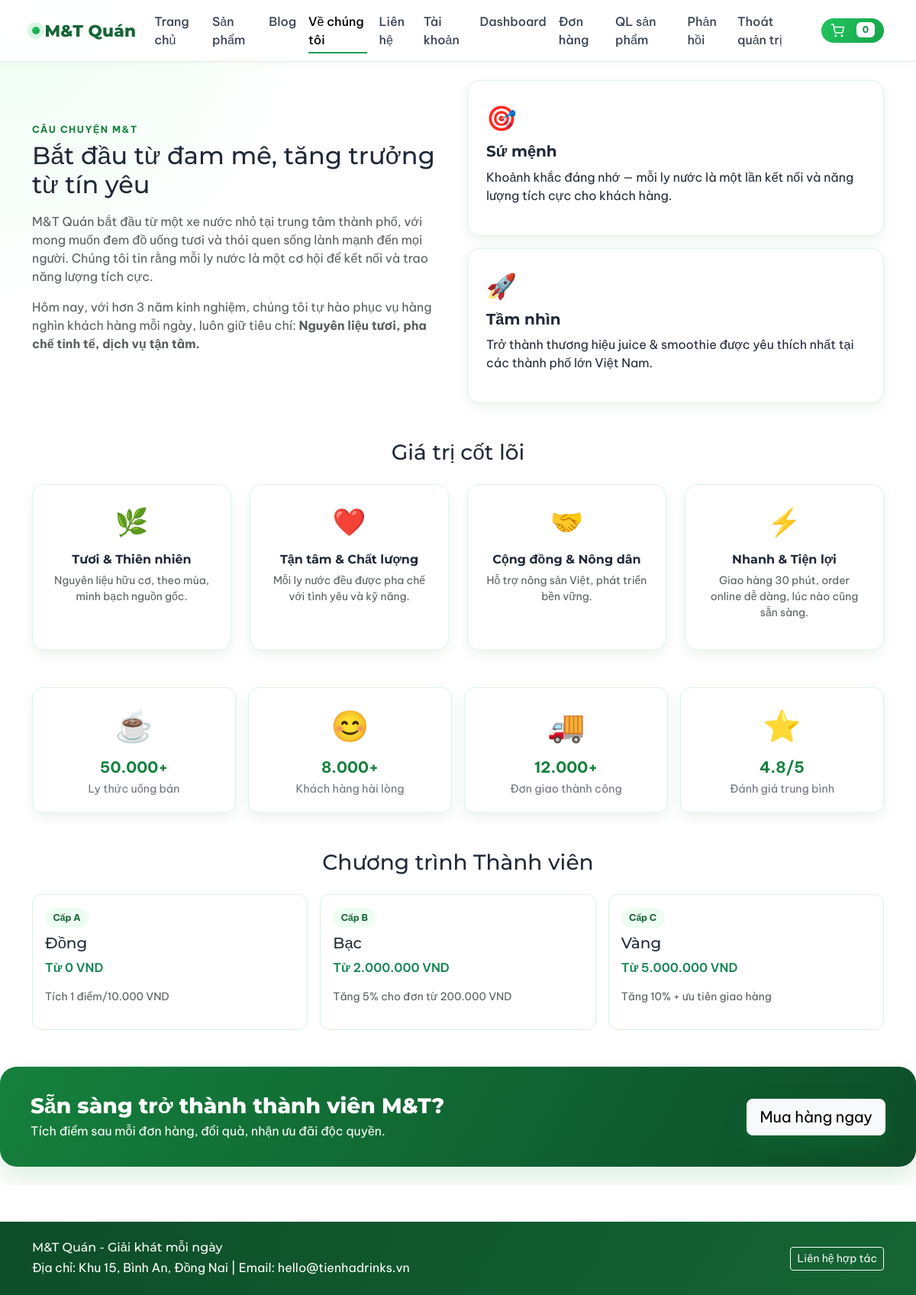
/index.php?page=about (signed in), run on the app's committed database.
### tables this page shows
CREATE TABLE `customer_tiers` (
  `id` int(10) UNSIGNED NOT NULL,
  `name` varchar(80) NOT NULL,
  `min_spending` decimal(12,2) NOT NULL DEFAULT '0.00',
  `discount_percent` decimal(5,2) NOT NULL DEFAULT '0.00',
  `benefits` varchar(255) NOT NULL,
  `created_at` datetime NOT NULL DEFAULT CURRENT_TIMESTAMP
);

### includes/functions.php (called while the page is built, shortened)
<?php
require_once __DIR__ . '/../config/db.php';
function e(?string $value): string
{
	return htmlspecialchars($value ?? '', ENT_QUOTES, 'UTF-8');
}
function app_url(string $path = ''): string
{
	$base = rtrim(dirname($_SERVER['SCRIPT_NAME'] ?? '/'), '/\\');
	$base = $base === '.' ? '' : $base;
	return $base . '/' . ltrim($path, '/');
}
function format_currency(float $amount): string
{
	return number_format($amount, 0, ',', '.') . ' VND';
}
function get_customer_tiers(): array
{
	$stmt = db()->query('SELECT * FROM customer_tiers ORDER BY min_spending ASC');
	return $stmt->fetchAll();
}

### config/db.php (called while the page is built, shortened)
<?php
function db(): PDO
{
	$dsn = 'mysql:host=' . DB_HOST . ';port=' . DB_PORT . ';dbname=' . DB_NAME . ';charset=utf8mb4';
	$options = [
		PDO::ATTR_ERRMODE => PDO::ERRMODE_EXCEPTION,
		PDO::ATTR_DEFAULT_FETCH_MODE => PDO::FETCH_ASSOC,
		PDO::ATTR_EMULATE_PREPARES => false,
	];
	$pdo = new PDO($dsn, DB_USER, DB_PASS, $options);
	return $pdo;
}

### pages/about.php (the view, shortened to what this page needs)
<?php
$tiers = get_customer_tiers();
$stats = [
    ['icon' => '☕', 'label' => 'Ly thức uống bán', 'value' => '50.000+'],
    ['icon' => '😊', 'label' => 'Khách hàng hài lòng', 'value' => '8.000+'],
    ['icon' => '🚚', 'label' => 'Đơn giao thành công', 'value' => '12.000+'],
    ['icon' => '⭐', 'label' => 'Đánh giá trung bình', 'value' => '4.8/5'],
];
?>
<section class="about-hero mb-5" data-reveal>
    <div class="container">
        <div class="row g-4 align-items-center">
            <div class="col-lg-6">
                <span class="section-eyebrow">Câu chuyện M&T</span>
                <h2 class="mb-3">Bắt đầu từ đam mê, tăng trưởng từ tín yêu</h2>
                <p class="text-muted mb-3">
                    M&T Quán bắt đầu từ một xe nước nhỏ tại trung tâm thành phố, với mong muốn đem đồ uống tươi và
                    thói quen sống lành mạnh đến mọi người. Chúng tôi tin rằng mỗi ly nước là một cơ hội để kết nối
                    và trao năng lượng tích cực.
                </p>
                <p class="text-muted">
                    Hôm nay, với hơn 3 năm kinh nghiệm, chúng tôi tự hào phục vụ hàng nghìn khách hàng mỗi ngày,
                    luôn giữ tiêu chí: <strong>Nguyên liệu tươi, pha chế tỉnh tế, dịch vụ tận tâm.</strong>
                </p>
            </div>
            <div class="col-lg-6">
                <div class="about-highlights">
                    <div class="about-box">
                        <span class="about-icon">🎯</span>
                        <h5>Sứ mệnh</h5>
                        <p>Khoảnh khắc đáng nhớ — mỗi ly nước là một lần kết nối và năng lượng tích cực cho khách hàng.</p>
                    </div>
                    <div class="about-box">
                        <span class="about-icon">🚀</span>
                        <h5>Tầm nhìn</h5>
                        <p>Trở thành thương hiệu juice & smoothie được yêu thích nhất tại các thành phố lớn Việt Nam.</p>
                    </div>
                </div>
            </div>
        </div>
    </div>
</section>
<section class="values-section my-5" data-reveal>
    <div class="container">
        <h3 class="text-center mb-4">Giá trị cốt lõi</h3>
        <div class="row g-4">
            <div class="col-md-3 col-6" data-reveal style="--delay: 0s">
                <div class="value-card">
                    <div class="value-icon">🌿</div>
                    <h6>Tươi & Thiên nhiên</h6>
                    <p class="small text-muted">Nguyên liệu hữu cơ, theo mùa, minh bạch nguồn gốc.</p>
                </div>
            </div>
            <div class="col-md-3 col-6" data-reveal style="--delay: 0.08s">
                <div class="value-card">
                    <div class="value-icon">❤️</div>
                    <h6>Tận tâm & Chất lượng</h6>
                    <p class="small text-muted">Mỗi ly nước đều được pha chế với tình yêu và kỹ năng.</p>
                </div>
            </div>
            <div class="col-md-3 col-6" data-reveal style="--delay: 0.16s">
                <div class="value-card">
                    <div class="value-icon">🤝</div>
                    <h6>Cộng đồng & Nông dân</h6>
                    <p class="small text-muted">Hỗ trợ nông sản Việt, phát triển bền vững.</p>
                </div>
            </div>
            <div class="col-md-3 col-6" data-reveal style="--delay: 0.24s">
                <div class="value-card">
                    <div class="value-icon">⚡</div>
                    <h6>Nhanh & Tiện lợi</h6>
                    <p class="small text-muted">Giao hàng 30 phút, order online dễ dàng, lúc nào cũng sẵn sàng.</p>
                </div>
            </div>
        </div>
    </div>
</section>
<section class="stats-section my-5" data-reveal>
    <div class="container">
        <div class="row g-3">
            <?php foreach ($stats as $index => $stat): ?>
                <div class="col-6 col-md-3" data-reveal style="--delay: <?= $index * 0.08 ?>s">
                    <div class="metric-card h-100 text-center">
                        <div class="stat-icon"><?= $stat['icon'] ?></div>
                        <strong><?= e($stat['value']) ?></strong>
                        <span><?= e($stat['label']) ?></span>
                    </div>
                </div>
            <?php endforeach; ?>
        </div>
    </div>
</section>
<section class="tiers-section my-5" data-reveal>
    <div class="container">
        <h3 class="text-center mb-4">Chương trình Thành viên</h3>
        <div class="row g-3">
            <?php foreach ($tiers as $index => $tier): ?>
                <div class="col-md-4" data-reveal style="--delay: <?= $index * 0.1 ?>s">
                    <div class="tier-card h-100">
                        <span class="tier-badge">Cấp <?= chr(65 + $index) ?></span>
                        <h5 class="mt-2"><?= e($tier['name']) ?></h5>
                        <p class="text-success fw-600">Từ <?= e(format_currency((float)$tier['min_spending'])) ?></p>
                        <p class="small text-muted"><?= e($tier['benefits']) ?></p>
                    </div>
                </div>
            <?php endforeach; ?>
        </div>
    </div>
</section>
<section class="mt-5" data-reveal>
    <div class="cta-banner">
        <div>
            <h3 class="mb-1">Sẵn sàng trở thành thành viên M&T?</h3>
            <p class="mb-0">Tích điểm sau mỗi đơn hàng, đổi quà, nhận ưu đãi độc quyền.</p>
        </div>
        <a href="<?= e(app_url('index.php?page=products')) ?>" class="btn btn-light btn-lg btn-glow">Mua hàng ngay</a>
    </div>
</section>

### assets/css/style.css (style rules this page uses)
:root { --brand-50: #edfdf2; --brand-100: #d2f9df; --brand-500: #1f9f52; --brand-600: #15803d; --brand-700: #166534; --accent: #f59e0b; --text-900: #1f2937; --text-700: #374151; --surface: #ffffff; --bg-soft: #f6fff8; --shadow-sm: 0 6px 16px rgba(21, 128, 61, 0.08); --shadow-md: 0 16px 34px rgba(21, 128, 61, 0.14); }
html, body { height: 100%; }
body { font-family: "Be Vietnam Pro", sans-serif; color: var(--text-900); background: radial-gradient(circle at top left, var(--brand-50), #ffffff 20%); }
h1, h2, h3, h4, h5, h6, .navbar-brand { font-family: "Montserrat", sans-serif; }
.btn-glow { box-shadow: 0 10px 24px rgba(21, 128, 61, 0.35); transition: transform 0.2s ease, box-shadow 0.2s ease; }
.section-eyebrow { display: inline-block; color: var(--brand-600); font-weight: 700; text-transform: uppercase; letter-spacing: 1.5px; font-size: 0.78rem; margin-bottom: 0.35rem; }
.cta-banner { background: linear-gradient(120deg, #15803d, #0d4d29); border-radius: 22px; padding: 2.2rem 2.5rem; color: #fff; display: flex; align-items: center; justify-content: space-between; gap: 1.5rem; flex-wrap: wrap; box-shadow: var(--shadow-md); }
.cta-banner h3 { font-weight: 800; }
[data-reveal] { opacity: 1; transform: none; }
html.js [data-reveal] { transition: opacity 0.7s ease, transform 0.7s ease; transition-delay: var(--delay, 0s); }
.about-box, .tier-card, .metric-card { border: 1px solid #d7f2df; border-radius: 12px; background: #fff; padding: 1rem; }
.metric-card span { color: #6b7280; font-size: 0.9rem; }
.metric-card strong { display: block; color: var(--brand-600); font-size: 1.25rem; }
.about-highlights { display: flex; flex-direction: column; gap: 1rem; }
.about-box { border: 1px solid #dcf4e4; border-radius: 16px; padding: 1.5rem; background: #fff; box-shadow: var(--shadow-sm); }
.about-box h5 { font-weight: 700; margin-bottom: 0.6rem; }
.about-icon { font-size: 2rem; display: block; margin-bottom: 0.5rem; }
.value-card { background: #fff; border: 1px solid #dcf4e4; border-radius: 16px; padding: 1.4rem; text-align: center; box-shadow: var(--shadow-sm); transition: transform 0.25s ease, box-shadow 0.25s ease; height: 100%; display: flex; flex-direction: column; align-items: center; }
.value-icon { font-size: 2.2rem; margin-bottom: 0.8rem; }
.value-card h6 { font-weight: 700; margin-bottom: 0.5rem; }
.stat-icon { font-size: 2.5rem; margin-bottom: 0.6rem; display: block; }
.metric-card { border: 1px solid #dcf4e4; border-radius: 14px; padding: 1.2rem; background: #fff; box-shadow: var(--shadow-sm); }
.tier-badge { display: inline-block; background: var(--brand-50); color: var(--brand-700); padding: 0.25rem 0.65rem; border-radius: 999px; font-size: 0.75rem; font-weight: 700; }
.fw-600 { font-weight: 600; }

### data on the page
customer_tiers: index "A", name "Đồng", min_spending "0 VND", benefits "Tích 1 điểm/10.000 VND"
customer_tiers: index "B", name "Bạc", min_spending "2.000.000 VND", benefits "Tăng 5% cho đơn từ 200.000 VND"
customer_tiers: index "C", name "Vàng", min_spending "5.000.000 VND", benefits "Tăng 10% + ưu tiên giao hàng"

### other printed values
$label "Trang chủ"
$label "Sản phẩm"
$label "Blog"
$label "Về chúng tôi"
$label "Liên hệ"
$label "Tài khoản"
$label "Dashboard"
$label "Đơn hàng"
$label "QL sản phẩm"
$label "Phản hồi"
cart_count() "0"
$stat['icon'] "☕"
$stat['value'] "50.000+"
$stat['label'] "Ly thức uống bán"
$stat['icon'] "😊"
